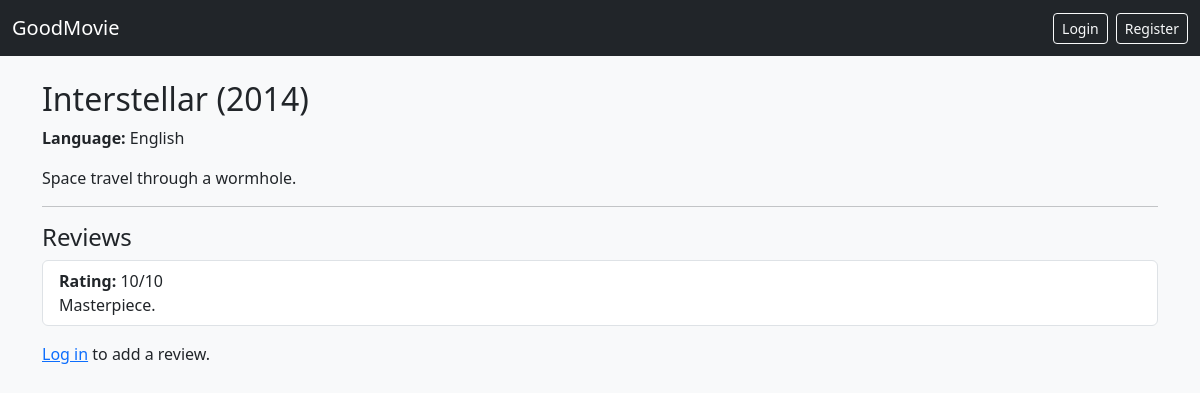
/movies/2, run on the app's committed database.
### tables this page shows
CREATE TABLE Movies (
    movie_id INTEGER PRIMARY KEY AUTOINCREMENT,
    title TEXT NOT NULL,
    release_year INTEGER,
    runtime_minutes INTEGER,
    description TEXT,
    language TEXT,
    created_at TEXT
);

CREATE TABLE Reviews (
    review_id INTEGER PRIMARY KEY AUTOINCREMENT,
    user_id INTEGER NOT NULL,
    movie_id INTEGER NOT NULL,
    rating INTEGER NOT NULL,
    review_text TEXT,
    contains_spoilers INTEGER DEFAULT 0,
    created_at TEXT,
    FOREIGN KEY (user_id) REFERENCES Users(user_id),
    FOREIGN KEY (movie_id) REFERENCES Movies(movie_id)
);

### app.py (the view)
@app.route("/movies/<int:movie_id>")
def movie_detail(movie_id):
    conn = get_db()
    movie = conn.execute("SELECT * FROM Movies WHERE movie_id=?", (movie_id,)).fetchone()
    reviews = conn.execute("SELECT * FROM Reviews WHERE movie_id=?", (movie_id,)).fetchall()
    conn.close()
    return render_template("movie_detail.html", movie=movie, reviews=reviews)

### app.py (called while the page is built)
def get_db():
    conn = sqlite3.connect("goodmovie.db")
    conn.row_factory = sqlite3.Row
    return conn

### templates/movie_detail.html
{% extends "base.html" %}
{% block content %}
<h2>{{ movie["title"] }} ({{ movie["release_year"] }})</h2>
<p><strong>Language:</strong> {{ movie["language"] }}</p>
<p>{{ movie["description"] }}</p>
<hr>
<h4>Reviews</h4>
<ul class="list-group mb-3">
  {% for r in reviews %}
    <li class="list-group-item">
      <strong>Rating:</strong> {{ r["rating"] }}/10<br>
      {{ r["review_text"] }}
    </li>
  {% else %}
    <li class="list-group-item">No reviews yet.</li>
  {% endfor %}
</ul>
{% if session.get("user_id") %}
<h5>Add a review</h5>
<form method="post" action="{{ url_for('add_review', movie_id=movie['movie_id']) }}">
  <div class="mb-3">
    <label class="form-label">Rating (1–10)</label>
    <input name="rating" type="number" min="1" max="10" class="form-control">
  </div>
  <div class="mb-3">
    <label class="form-label">Review</label>
    <textarea name="review_text" class="form-control"></textarea>
  </div>
  <button class="btn btn-primary">Submit Review</button>
</form>
{% else %}
<p><a href="{{ url_for('login') }}">Log in</a> to add a review.</p>
{% endif %}
{% endblock %}

### data on the page
Movies: title "Interstellar", release_year "2014", language "English", description "Space travel through a wormhole."
Reviews: rating "10", review_text "Masterpiece."
